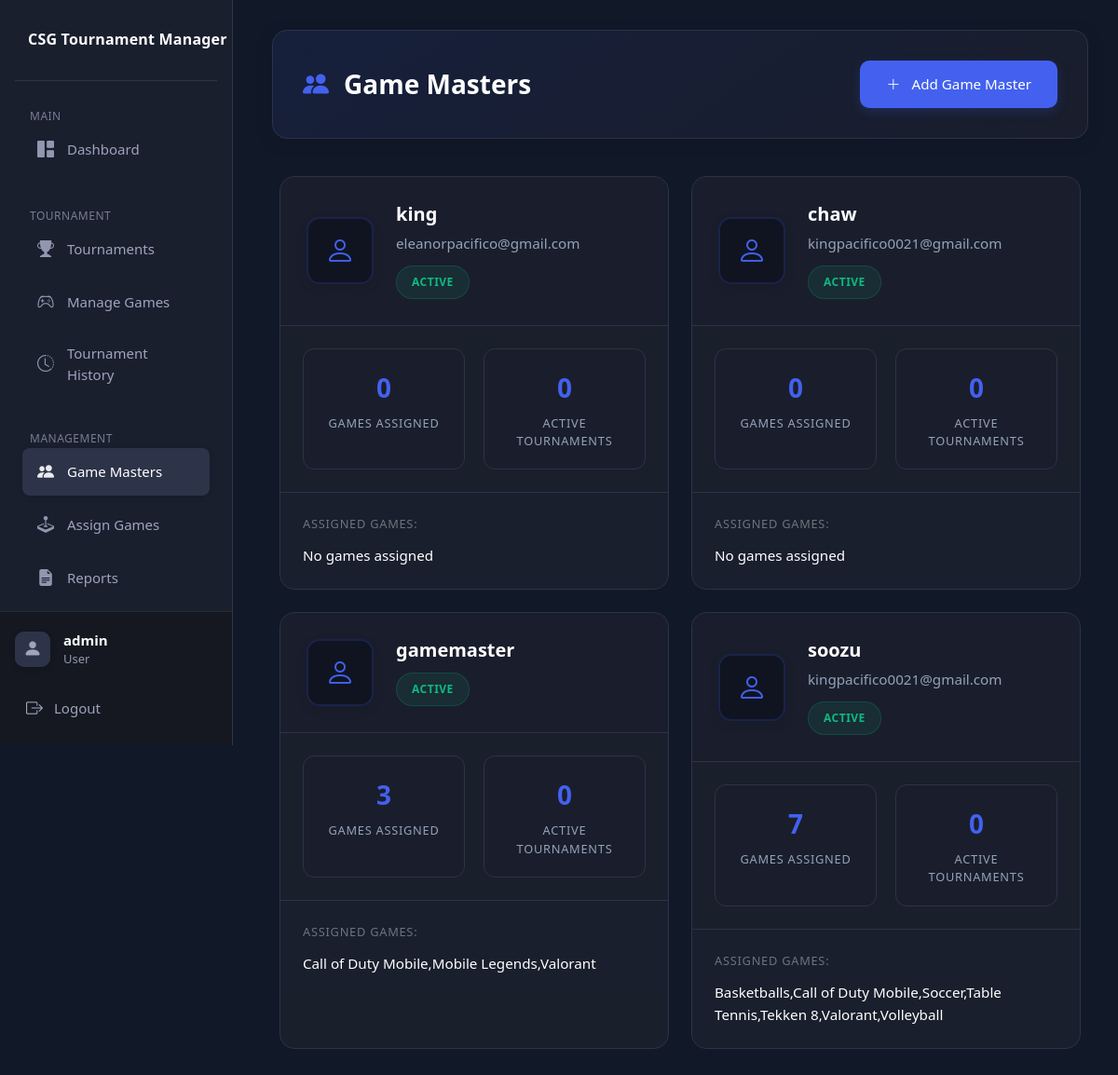
The app's page /admin/create_gamemaster.php (signed in) with its own data.
### tables this page shows
CREATE TABLE `users` (
  `id` int(11) NOT NULL,
  `username` varchar(50) NOT NULL,
  `full_name` varchar(100) DEFAULT NULL,
  `email` varchar(100) NOT NULL,
  `avatar` varchar(255) DEFAULT 'default.png',
  `email_notifications` tinyint(1) DEFAULT 1,
  `match_alerts` tinyint(1) DEFAULT 1,
  `tournament_updates` tinyint(1) DEFAULT 1,
  `dark_mode` tinyint(1) DEFAULT 0,
  `compact_view` tinyint(1) DEFAULT 0,
  `two_factor` tinyint(1) DEFAULT 0,
  `password` varchar(255) NOT NULL,
  `role` enum('admin','gamemaster','user') NOT NULL DEFAULT 'user',
  `status` enum('active','inactive','banned') NOT NULL DEFAULT 'active',
  `created_at` timestamp NOT NULL DEFAULT current_timestamp(),
  `updated_at` timestamp NULL DEFAULT NULL ON UPDATE current_timestamp()
);

### admin/create_gamemaster.php (the view, shortened to what this page needs)
<?php
require_once('../config/database.php');
$gamemasters_query = "
    SELECT
        u.id,
        u.username,
        u.email,
        u.full_name,
        u.avatar,
        u.status,
        u.created_at,
        COUNT(DISTINCT gg.game_id) as game_count,
        GROUP_CONCAT(DISTINCT g.name) as assigned_games,
        COUNT(DISTINCT t.id) as active_tournaments
    FROM users u
    LEFT JOIN gamemaster_games gg ON u.id = gg.user_id
    LEFT JOIN games g ON gg.game_id = g.id
    LEFT JOIN tournament_game_masters tgm ON u.id = tgm.user_id
    LEFT JOIN tournaments t ON tgm.tournament_id = t.id AND t.status = 'ongoing'
    WHERE u.role = 'gamemaster'
    GROUP BY u.id
    ORDER BY u.created_at DESC";
$gamemasters = $conn->query($gamemasters_query);
?>
<!DOCTYPE html>
<html lang="en">
<head>
    <link href="https://cdn.jsdelivr.net/npm/bootstrap@5.1.3/dist/css/bootstrap.min.css" rel="stylesheet">
    <link rel="stylesheet" href="https://cdn.jsdelivr.net/npm/bootstrap-icons@1.7.2/font/bootstrap-icons.css">
    <link href="css/sidebar.css" rel="stylesheet">
    <link href="css/gamemaster.css" rel="stylesheet">
</head>
<body>
    <div class="dashboard-container">
        <?php
        include 'includes/sidebar.php';
        ?>
        <div class="main-content">
            <div class="page-header">
                <h2><i class="bi bi-people-fill"></i> Game Masters</h2>
                <button class="btn-create" data-bs-toggle="modal" data-bs-target="#createGMModal">
                    <i class="bi bi-plus-lg"></i> Add Game Master
                </button>
            </div>
            <div class="gamemaster-grid">
                <?php while($gm = $gamemasters->fetch_assoc()): ?>
                    <div class="gamemaster-card">
                        <div class="gm-header">
                            <div class="avatar">
                                <i class="bi bi-person"></i>
                            </div>
                            <div class="gm-info">
                                <h3><?php echo htmlspecialchars($gm['username']); ?></h3>
                                <span class="email"><?php echo htmlspecialchars($gm['email']); ?></span>
                                <span class="status-badge <?php echo $gm['status']; ?>">
                                    <?php echo ucfirst($gm['status']); ?>
                                </span>
                            </div>
                        </div>
                        <div class="gm-stats">
                            <div class="stat-item">
                                <div class="stat-value"><?php echo $gm['game_count']; ?></div>
                                <div class="stat-label">Games Assigned</div>
                            </div>
                            <div class="stat-item">
                                <div class="stat-value"><?php echo $gm['active_tournaments']; ?></div>
                                <div class="stat-label">Active Tournaments</div>
                            </div>
                        </div>
                        <div class="assigned-games">
                            <small class="text-secondary">Assigned Games:</small>
                            <p><?php echo $gm['assigned_games'] ? htmlspecialchars($gm['assigned_games']) : 'No games assigned'; ?></p>
                        </div>
                    </div>
                <?php endwhile; ?>
            </div>
        </div>
    </div>
</body>
</html>

### admin/css/gamemaster.css (style rules this page uses)
:root { --dark-bg: #111827; --darker-bg: #0f1420; --card-bg: #1a1f2c; --text-primary: #ffffff; --text-secondary: #94a3b8; --border-color: #2d3348; --accent-color: #4361ee; --success-color: #10b981; --warning-color: #f59e0b; --danger-color: #ef4444; }
body { background: var(--dark-bg); color: var(--text-primary); }
.main-content { margin-left: 260px; padding: 2rem; min-height: 100vh; background: var(--dark-bg); }
.page-header { background: linear-gradient(145deg, rgba(67, 97, 238, 0.1), rgba(26, 30, 44, 0.9)); padding: 2rem; border-radius: 16px; margin-bottom: 2rem; border: 1px solid var(--border-color); display: flex; justify-content: space-between; align-items: center; box-shadow: 0 4px 20px rgba(0, 0, 0, 0.1); }
.page-header h2 { color: var(--text-primary); margin: 0; display: flex; align-items: center; gap: 1rem; font-size: 1.75rem; font-weight: 600; }
.page-header h2 i { color: var(--accent-color); }
.btn-create { background: var(--accent-color); color: white; border: none; padding: 0.875rem 1.75rem; border-radius: 10px; display: flex; align-items: center; gap: 0.75rem; transition: all 0.3s ease; font-weight: 500; font-size: 0.95rem; box-shadow: 0 4px 12px rgba(67, 97, 238, 0.2); }
.gamemaster-grid { display: grid; grid-template-columns: repeat(auto-fill, minmax(380px, 1fr)); gap: 1.5rem; padding: 0.5rem; }
.gamemaster-card { background: var(--card-bg); border-radius: 16px; border: 1px solid var(--border-color); transition: all 0.3s ease; overflow: hidden; }
.gm-header { padding: 1.75rem; display: flex; align-items: center; gap: 1.5rem; border-bottom: 1px solid var(--border-color); background: rgba(26, 30, 44, 0.5); }
.avatar { width: 72px; height: 72px; border-radius: 14px; background: var(--darker-bg); display: flex; align-items: center; justify-content: center; border: 2px solid rgba(67, 97, 238, 0.2); box-shadow: 0 4px 12px rgba(0, 0, 0, 0.1); }
.avatar i { font-size: 2rem; color: var(--accent-color); }
.gm-info { flex: 1; }
.gm-info h3 { color: var(--text-primary); font-size: 1.25rem; font-weight: 600; margin: 0 0 0.5rem 0; }
.email { color: var(--text-secondary); font-size: 0.95rem; display: block; margin-bottom: 0.75rem; }
.status-badge { display: inline-flex; align-items: center; padding: 0.5rem 1rem; border-radius: 20px; font-size: 0.75rem; font-weight: 600; text-transform: uppercase; letter-spacing: 0.5px; }
.status-badge.active { background: rgba(16, 185, 129, 0.1); color: var(--success-color); border: 1px solid rgba(16, 185, 129, 0.2); }
.gm-stats { padding: 1.5rem; display: grid; grid-template-columns: repeat(2, 1fr); gap: 1.25rem; }
.stat-item { background: rgba(26, 30, 44, 0.5); padding: 1.25rem; border-radius: 12px; text-align: center; border: 1px solid var(--border-color); transition: all 0.3s ease; }
.stat-value { color: var(--accent-color); font-size: 1.75rem; font-weight: 700; margin-bottom: 0.5rem; }
.stat-label { color: var(--text-secondary); font-size: 0.8rem; text-transform: uppercase; letter-spacing: 0.75px; font-weight: 500; }
.assigned-games { padding: 1.5rem; border-top: 1px solid var(--border-color); background: rgba(26, 30, 44, 0.3); }
.assigned-games small { display: block; margin-bottom: 0.75rem; color: var(--text-secondary); font-size: 0.8rem; text-transform: uppercase; letter-spacing: 0.75px; font-weight: 500; }
.assigned-games p { color: var(--text-primary); font-size: 0.95rem; margin: 0; line-height: 1.6; }

### records on screen
users: username "king", email "eleanorpacifico@gmail.com", status "ACTIVE", game_count "0", active_tournaments "0", shows "No games assigned"
users: username "chaw", email "kingpacifico0021@gmail.com", status "ACTIVE", game_count "0", active_tournaments "0", shows "No games assigned"
users: username "gamemaster", status "ACTIVE", game_count "3", active_tournaments "0", assigned_games "Call of Duty Mobile,Mobile Legends,Valorant"
users: username "soozu", email "kingpacifico0021@gmail.com", status "ACTIVE", game_count "7", active_tournaments "0", assigned_games "Basketballs,Call of Duty Mobile,Soccer,Table Tennis,Tekken 8,Valorant,Volleyball"

### other values on screen
$_SESSION['username'] "admin"
